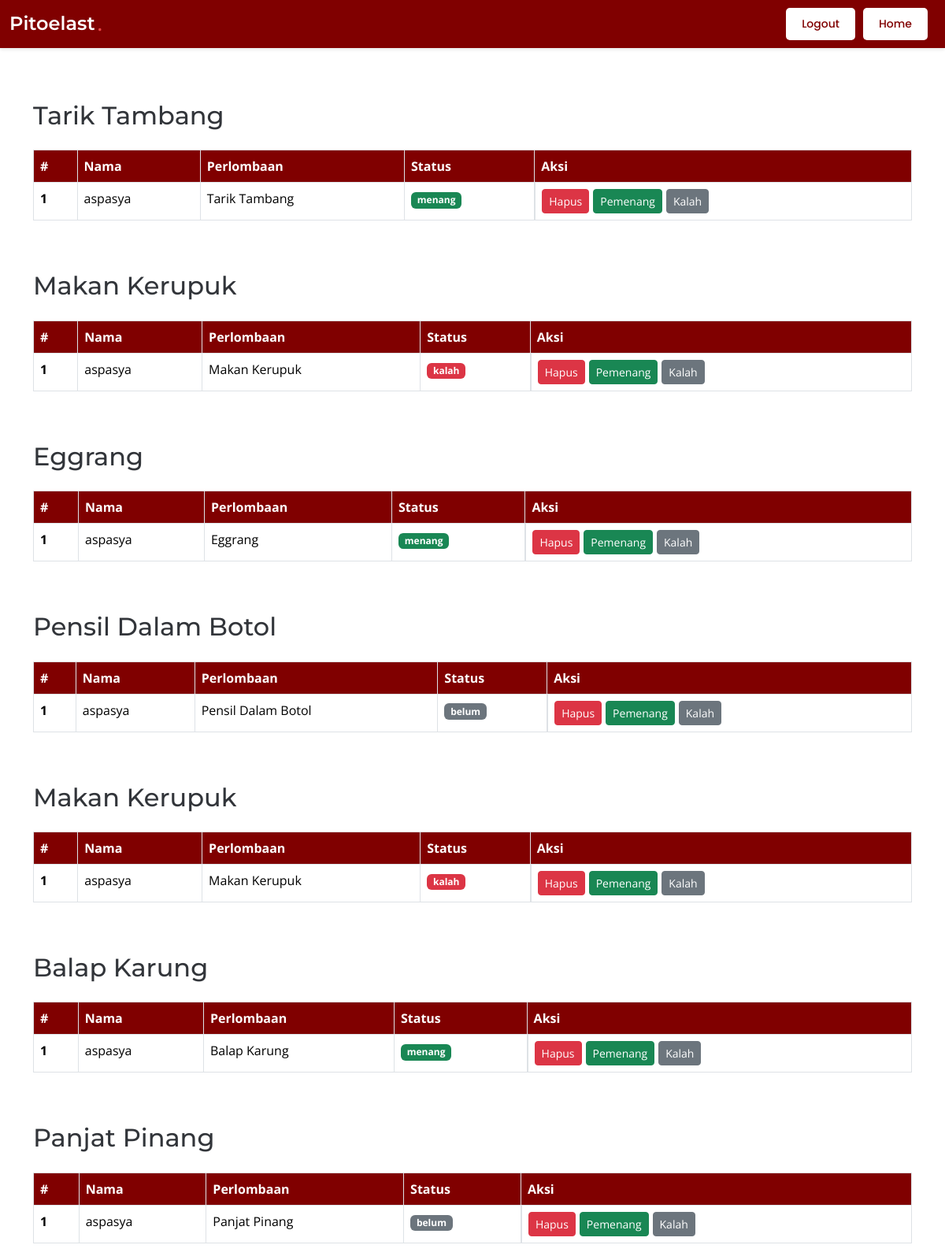
The page /dashboardadmin.php (signed in) on the database its author committed.
### tables this page shows
CREATE TABLE IF NOT EXISTS `data_lomba` (
  `id_data_lomba` int NOT NULL AUTO_INCREMENT,
  `id_user` int NOT NULL,
  `id_lomba` int NOT NULL,
  `status` enum('menang','kalah','belum') NOT NULL DEFAULT 'belum',
  PRIMARY KEY (`id_data_lomba`),
  KEY `id_user` (`id_user`),
  KEY `id_lomba` (`id_lomba`)
);

CREATE TABLE IF NOT EXISTS `user` (
  `id_user` int NOT NULL AUTO_INCREMENT,
  `nama_user` varchar(50) NOT NULL,
  `password` varchar(255) NOT NULL,
  `role` enum('admin','peserta') NOT NULL,
  PRIMARY KEY (`id_user`)
);

CREATE TABLE IF NOT EXISTS `lomba` (
  `id_lomba` int NOT NULL AUTO_INCREMENT,
  `nama_lomba` varchar(255) NOT NULL,
  `kategori` enum('anak','remaja','dewasa') NOT NULL,
  PRIMARY KEY (`id_lomba`)
);

### function.php (called while the page is built, shortened)
<?php
$servername = "localhost";
$username = "root";
$password = "";
$dbname = "pitulasan";
$conn = new mysqli($servername, $username, $password, $dbname);
function query($query){
    global $conn;
    $result = $conn->query($query);
    return $result;
}
?>

### dashboardadmin.php (the view, shortened to what this page needs)
<?php
require("function.php");
$dataLomba = query("SELECT
data_lomba.id_user,
data_lomba.id_data_lomba,
user.nama_user,
lomba.nama_lomba,
lomba.kategori,
data_lomba.status
FROM data_lomba
LEFT JOIN user ON data_lomba.id_user = user.id_user
LEFT JOIN lomba ON data_lomba.id_lomba = lomba.id_lomba
");
?>
<!DOCTYPE html>
<html lang="en">
<head>
  <link href="assets/vendor/bootstrap/css/bootstrap.min.css" rel="stylesheet">
  <link href="assets/vendor/bootstrap-icons/bootstrap-icons.css" rel="stylesheet">
  <link href="assets/vendor/aos/aos.css" rel="stylesheet">
  <link href="assets/vendor/glightbox/css/glightbox.min.css" rel="stylesheet">
  <link href="assets/vendor/swiper/swiper-bundle.min.css" rel="stylesheet">
  <link href="assets/css/main.css" rel="stylesheet">
</head>
<body class="index-page">
  <header id="header" class="header d-flex align-items-center fixed-top">
    <div class="container-fluid position-relative d-flex align-items-center justify-content-between">
      <a href="index.html" class="logo d-flex align-items-center me-auto me-xl-0">
        <h1 class="sitename">Pitoelast</h1><span>.</span>
      </a>
      <nav id="navmenu" class="navmenu">
        <a class="btn-getstarted" href="index.php#home">Home</a>
        <?php if(isset($_SESSION['admin_name'])) : ?>
      <div class="" style="display:flex; ">
        <a href="logoutAdmin.php" class="btn-getstarted">Logout</a>
      </div>
    <?php endif; ?>
      </nav>
    </div>
  </header>
  <div class="container">
    <div class="mt-5">
      <h2 class="mb-4">Tarik Tambang</h2>
      <div class="table-responsive">
        <table class="table table-bordered table-hover">
          <thead class="thead-dark">
            <tr>
              <th scope="col">#</th>
              <th scope="col">Nama</th>
              <th scope="col">Perlombaan</th>
              <th scope="col">Status</th>
              <th scope="col">Aksi</th>
            </tr>
          </thead>
          <tbody>
            <?php $num=0; foreach($dataLomba as $peserta) :
              if($peserta['nama_lomba'] == "Tarik Tambang") :
              $bg = "bg-secondary";
              switch ($peserta['status']) {
                case 'menang':
                  $bg = "bg-success";
                  break;
              }
               $num++ ?>
            <tr>
              <th scope="row"><?= $num ?></th>
              <td><?= $peserta['nama_user'] ?></td>
              <td><?= $peserta['nama_lomba'] ?></td>
              <td><span class="badge <?= $bg ?>"><?= $peserta['status'] ?></span></td>
              <td class="d-flex">
                <form action="" method="POST" class="w-fit" >
                  <button class="btn btn-danger btn-sm">Hapus</button>
                </form>
                <form action="" method="POST"  class="w-fit" >
                  <button class="btn btn-success btn-sm">Pemenang</button>
                </form>
                <form action="" method="POST"  class="w-fit" >
                  <button class="btn btn-secondary btn-sm">Kalah</button>
                </form>
              </td>
            </tr>
            <?php endif; endforeach; ?>
          </tbody>
        </table>
      </div>
    </div>
    <div class="mt-5">
      <h2 class="mb-4">Makan Kerupuk</h2>
      <div class="table-responsive">
        <table class="table table-bordered table-hover">
          <thead class="thead-dark">
            <tr>
              <th scope="col">#</th>
              <th scope="col">Nama</th>
              <th scope="col">Perlombaan</th>
              <th scope="col">Status</th>
              <th scope="col">Aksi</th>
            </tr>
          </thead>
          <tbody>
          <?php $num=0; foreach($dataLomba as $peserta) :
              if($peserta['nama_lomba'] == "Makan Kerupuk") :
              $bg = "bg-secondary";
              switch ($peserta['status']) {
                case 'kalah':
                  $bg = "bg-danger";
                  break;
              }
               $num++ ?>
            <tr>
              <th scope="row"><?= $num ?></th>
              <td><?= $peserta['nama_user'] ?></td>
              <td><?= $peserta['nama_lomba'] ?></td>
              <td><span class="badge <?= $bg ?>"><?= $peserta['status'] ?></span></td>
              <td class="d-flex">
                <form action="" method="POST" class="w-fit" >
                  <button class="btn btn-danger btn-sm">Hapus</button>
                </form>
                <form action="" method="POST"  class="w-fit" >
                  <button class="btn btn-success btn-sm">Pemenang</button>
                </form>
                <form action="" method="POST"  class="w-fit" >
                  <button class="btn btn-secondary btn-sm">Kalah</button>
                </form>
              </td>
            </tr>
            <?php endif; endforeach; ?>
          </tbody>
        </table>
      </div>
    </div>
    <div class="mt-5">
      <h2 class="mb-4">Eggrang</h2>
      <div class="table-responsive">
        <table class="table table-bordered table-hover">
          <thead class="thead-dark">
            <tr>
              <th scope="col">#</th>
              <th scope="col">Nama</th>
              <th scope="col">Perlombaan</th>
              <th scope="col">Status</th>
              <th scope="col">Aksi</th>
            </tr>
          </thead>
          <tbody>
          <?php $num=0; foreach($dataLomba as $peserta) :
              if($peserta['nama_lomba'] == "Eggrang") :
              $bg = "bg-secondary";
              switch ($peserta['status']) {
                case 'menang':
                  $bg = "bg-success";
                  break;
              }
               $num++ ?>
            <tr>
              <th scope="row"><?= $num ?></th>
              <td><?= $peserta['nama_user'] ?></td>
              <td><?= $peserta['nama_lomba'] ?></td>
              <td><span class="badge <?= $bg ?>"><?= $peserta['status'] ?></span></td>
              <td class="d-flex">
                <form action="" method="POST" class="w-fit" >
                  <button class="btn btn-danger btn-sm">Hapus</button>
                </form>
                <form action="" method="POST"  class="w-fit" >
                  <button class="btn btn-success btn-sm">Pemenang</button>
                </form>
                <form action="" method="POST"  class="w-fit" >
                  <button class="btn btn-secondary btn-sm">Kalah</button>
                </form>
              </td>
            </tr>
            <?php endif; endforeach; ?>
          </tbody>
        </table>
      </div>
    </div>
    <div class="mt-5">
      <h2 class="mb-4">Pensil Dalam Botol</h2>
      <div class="table-responsive">
        <table class="table table-bordered table-hover">
          <thead class="thead-dark">
            <tr>
              <th scope="col">#</th>
              <th scope="col">Nama</th>
              <th scope="col">Perlombaan</th>
              <th scope="col">Status</th>
              <th scope="col">Aksi</th>
            </tr>
          </thead>
          <tbody>
          <?php $num=0; foreach($dataLomba as $peserta) :
              if($peserta['nama_lomba'] == "Pensil Dalam Botol") :
              $bg = "bg-secondary";
              switch ($peserta['status']) {
                default:
                  $bg = "bg-secondary";
                  break;
              }
               $num++ ?>
            <tr>
              <th scope="row"><?= $num ?></th>
              <td><?= $peserta['nama_user'] ?></td>
              <td><?= $peserta['nama_lomba'] ?></td>
              <td><span class="badge <?= $bg ?>"><?= $peserta['status'] ?></span></td>
              <td class="d-flex">
                <form action="" method="POST" class="w-fit" >
                  <button class="btn btn-danger btn-sm">Hapus</button>
                </form>
                <form action="" method="POST"  class="w-fit" >
                  <button class="btn btn-success btn-sm">Pemenang</button>
                </form>
                <form action="" method="POST"  class="w-fit" >
                  <button class="btn btn-secondary btn-sm">Kalah</button>
                </form>
              </td>
            </tr>
            <?php endif; endforeach; ?>
          </tbody>
        </table>
      </div>
    </div>
    <div class="mt-5">
      <h2 class="mb-4">Makan Kerupuk</h2>
      <div class="table-responsive">
        <table class="table table-bordered table-hover">
          <thead class="thead-dark">
            <tr>
              <th scope="col">#</th>
              <th scope="col">Nama</th>
              <th scope="col">Perlombaan</th>
              <th scope="col">Status</th>
              <th scope="col">Aksi</th>
            </tr>
          </thead>
          <tbody>
          <?php $num=0; foreach($dataLomba as $peserta) :
              if($peserta['nama_lomba'] == "Makan Kerupuk") :
              $bg = "bg-secondary";
              switch ($peserta['status']) {
                case 'kalah':
                  $bg = "bg-danger";
                  break;
              }
               $num++ ?>
            <tr>
              <th scope="row"><?= $num ?></th>
              <td><?= $peserta['nama_user'] ?></td>
              <td><?= $peserta['nama_lomba'] ?></td>
              <td><span class="badge <?= $bg ?>"><?= $peserta['status'] ?></span></td>
              <td class="d-flex">
                <form action="" method="POST" class="w-fit" >
                  <button class="btn btn-danger btn-sm">Hapus</button>
                </form>
                <form action="" method="POST"  class="w-fit" >
                  <button class="btn btn-success btn-sm">Pemenang</button>
                </form>
                <form action="" method="POST"  class="w-fit" >
                  <button class="btn btn-secondary btn-sm">Kalah</button>
                </form>
              </td>
            </tr>
            <?php endif; endforeach; ?>
          </tbody>
        </table>
      </div>
    </div>
    <div class="mt-5">
      <h2 class="mb-4">Balap Karung</h2>
      <div class="table-responsive">
        <table class="table table-bordered table-hover">
          <thead class="thead-dark">
            <tr>
              <th scope="col">#</th>
              <th scope="col">Nama</th>
              <th scope="col">Perlombaan</th>
              <th scope="col">Status</th>
              <th scope="col">Aksi</th>
            </tr>
          </thead>
          <tbody>
          <?php $num=0; foreach($dataLomba as $peserta) :
              if($peserta['nama_lomba'] == "Balap Karung") :
              $bg = "bg-secondary";
              switch ($peserta['status']) {
                case 'menang':
                  $bg = "bg-success";
                  break;
              }
               $num++ ?>
            <tr>
              <th scope="row"><?= $num ?></th>
              <td><?= $peserta['nama_user'] ?></td>
              <td><?= $peserta['nama_lomba'] ?></td>
              <td><span class="badge <?= $bg ?>"><?= $peserta['status'] ?></span></td>
              <td class="d-flex">
                <form action="" method="POST" class="w-fit" >
                  <button class="btn btn-danger btn-sm">Hapus</button>
                </form>
                <form action="" method="POST"  class="w-fit" >
                  <button class="btn btn-success btn-sm">Pemenang</button>
                </form>
                <form action="" method="POST"  class="w-fit" >
                  <button class="btn btn-secondary btn-sm">Kalah</button>
                </form>
              </td>
            </tr>
            <?php endif; endforeach; ?>
          </tbody>
        </table>
      </div>
    </div>
    <div class="mt-5">
      <h2 class="mb-4">Panjat Pinang</h2>
      <div class="table-responsive">
        <table class="table table-bordered table-hover">
          <thead class="thead-dark">
            <tr>
              <th scope="col">#</th>
              <th scope="col">Nama</th>
              <th scope="col">Perlombaan</th>
              <th scope="col">Status</th>
              <th scope="col">Aksi</th>
            </tr>
          </thead>
          <tbody>
          <?php $num=0; foreach($dataLomba as $peserta) :
              if($peserta['nama_lomba'] == "Panjat Pinang") :
              $bg = "bg-secondary";
              switch ($peserta['status']) {
                default:
                  $bg = "bg-secondary";
                  break;
              }
               $num++ ?>
            <tr>
              <th scope="row"><?= $num ?></th>
              <td><?= $peserta['nama_user'] ?></td>
              <td><?= $peserta['nama_lomba'] ?></td>
              <td><span class="badge <?= $bg ?>"><?= $peserta['status'] ?></span></td>
              <td class="d-flex">
                <form action="" method="POST" class="w-fit" >
                  <button class="btn btn-danger btn-sm">Hapus</button>
                </form>
                <form action="" method="POST"  class="w-fit" >
                  <button class="btn btn-success btn-sm">Pemenang</button>
                </form>
                <form action="" method="POST"  class="w-fit" >
                  <button class="btn btn-secondary btn-sm">Kalah</button>
                </form>
              </td>
            </tr>
            <?php endif; endforeach; ?>
          </tbody>
        </table>
      </div>
    </div>
  </div>
</body>
</html>

### rows shown on the page
data_lomba: id_user.nama_user "aspasya", id_lomba.nama_lomba "Tarik Tambang", status "menang"
data_lomba: id_user.nama_user "aspasya", id_lomba.nama_lomba "Makan Kerupuk", status "kalah"
data_lomba: id_user.nama_user "aspasya", id_lomba.nama_lomba "Eggrang", status "menang"
data_lomba: id_user.nama_user "aspasya", id_lomba.nama_lomba "Pensil Dalam Botol", status "belum"
data_lomba: id_user.nama_user "aspasya", id_lomba.nama_lomba "Balap Karung", status "menang"
data_lomba: id_user.nama_user "aspasya", id_lomba.nama_lomba "Panjat Pinang", status "belum"
